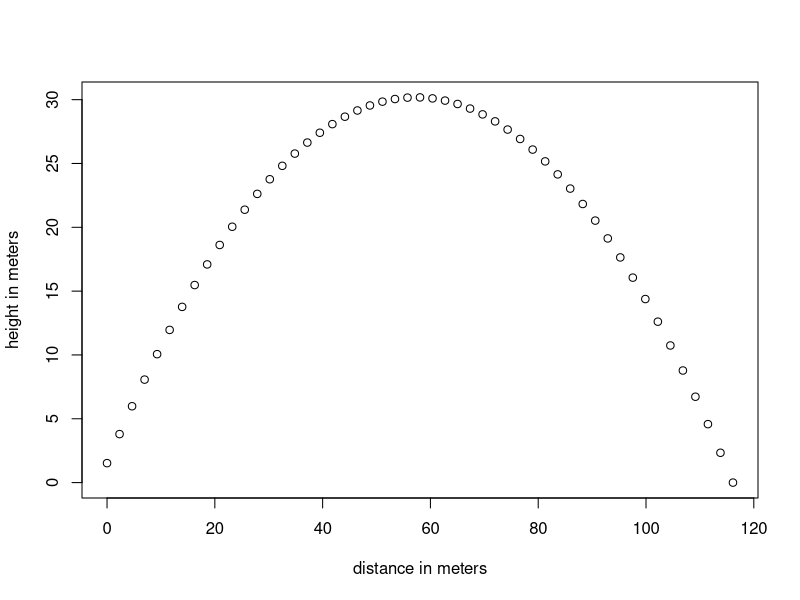

Reproduce this figure in R.
#---------------------------------------------------------------
# Input initial velocity, angle, and height, in USA common units
#---------------------------------------------------------------
mph=75
angle=45
height=5

#---------------------------------------------------------------
# Convert unites to merters and seconds
#---------------------------------------------------------------
v0= mph*1609.344/(60*60)
theta=2*pi*angle/360
y0=height/3.2808399
g=9.80665

#---------------------------------------------------------------
# Calculate maximum time of flight using quadratic root formula
#---------------------------------------------------------------
a=-g/2
b=v0*sin(theta)
c=y0
t.max=(-b-sqrt(b^2-4*a*c))/(2*a)
x.max=v0*cos(theta)*t.max

#---------------------------------------------------------------
# Plot height at time t vs distance at time t
#---------------------------------------------------------------
t=t.max*(0:50)/50
x=v0*cos(theta)*t
y=y0+v0*sin(theta)*t-g*t^2/2
plot(x,y,xlab="distance in meters", ylab="height in meters")
t.max